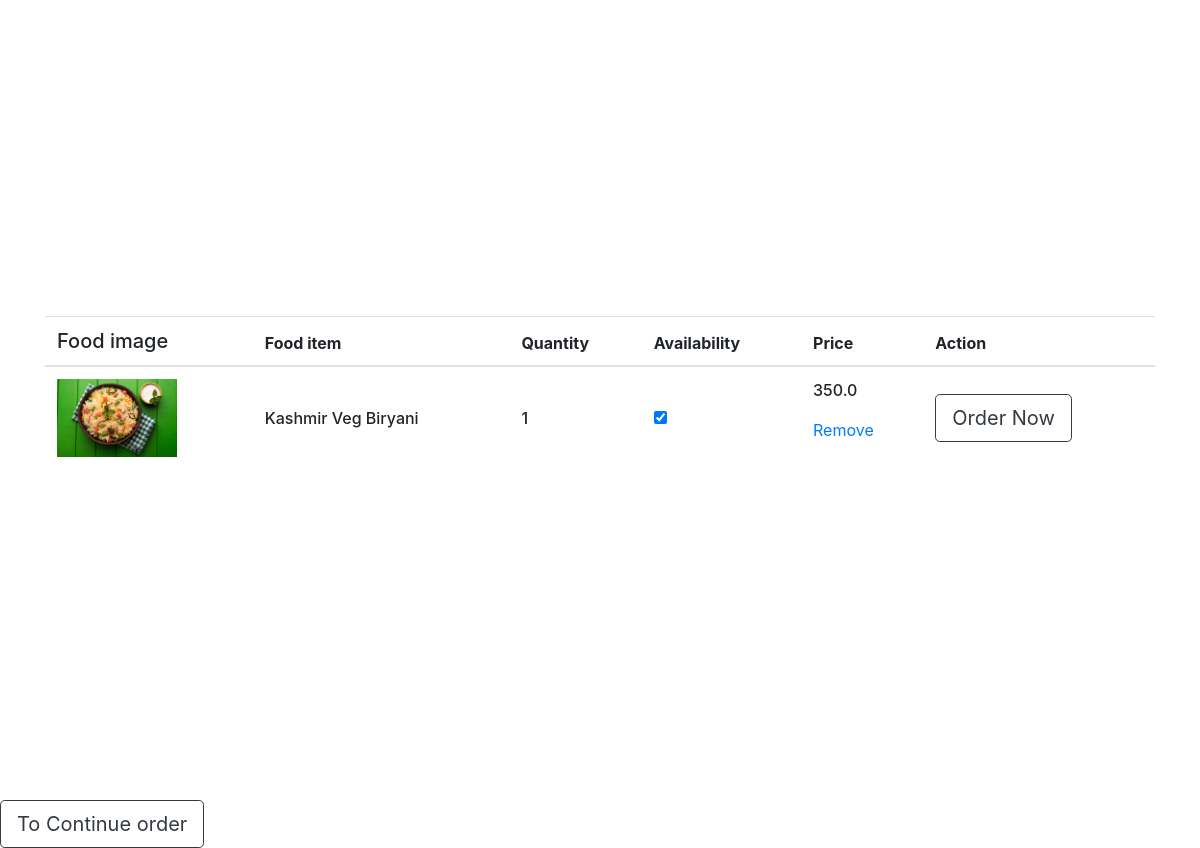
Page /viewcart/ (signed in) on the committed database.
### tomato/models.py (models this page shows, shortened)
class CartItem(models.Model):
	menu= models.ForeignKey(Menu, on_delete=models.CASCADE)
	quantity = models.PositiveIntegerField(default=0)
	user = models.ForeignKey(User, on_delete=models.CASCADE)
	date_added = models.DateTimeField(auto_now_add=True)

class Menu(models.Model):
    menu_id=models.IntegerField(primary_key=True)
    restaurent=models.ForeignKey(Restaurent,on_delete=models.CASCADE)
    item_name=models.CharField(max_length=30)
    item_price=models.FloatField()
    item_description=models.CharField(max_length=100)
    item_image=models.ImageField(upload_to='menu_images/')
    item_category=models.CharField(max_length=30)
    is_available=models.BooleanField()
    quantity = models.PositiveIntegerField(default=1)

### tomato/views.py (the view)
# urls.py: path('viewcart/',view_cart,name='viewcart'),
def view_cart(request):
    cart_items = CartItem.objects.filter(user=request.user)
    total_price = sum(item.menu.item_price * item.quantity for item in cart_items)
    return render(request, 'cart1.html', {'cart_items': cart_items, 'total_price': total_price})

### template/cart1.html (shortened to what this page needs)
{% load bootstrap4 %}
{% bootstrap_css %}
<!DOCTYPE html>
<html lang="en">
<head>
</head>
<body>
    <section class="h-100 h-custom">
        <div class="container h-100 py-5">
          <div class="row d-flex justify-content-center align-items-center h-100">
            <div class="col">
              <div class="table-responsive">
                <table class="table">
                  <thead>
                    {% for i in cart_items %}
                    <tr>
                      <th scope="col" class="h5">Food image</th>
                      <th scope="col">Food item</th>
                      <th scope="col">Quantity</th>
                      <th scope="col">Availability</th>
                      <th scope="col">Price</th>
                      <th scope="col">Action</th>
                    </tr>
                  </thead>
                  <tbody>
                    <tr>
                      <th scope="row">
                        <div class="d-flex align-items-center">
                          <img src="{{ i.menu.item_image.url }}" class="img-fluid rounded-3"
                            style="width: 120px;" alt="Book">
                        </div>
                      </th>
                      <td class="align-middle">
                        <p class="mb-0" style="font-weight: 500;">{{ i.menu.item_name }}</p>
                      </td>
                      <td class="align-middle">
                        <p class="mb-0" style="font-weight: 500;">{{ i.menu.quantity }}</p>
                      </td>
                      <td class="align-middle">
                        <input type="checkbox" name="" id="" checked="{{ i.is_available }}" >
                      </td>
                      <td class="align-middle">
                        <p class="mb-0" style="font-weight: 500;">{{ i.menu.item_price }} </p><br>
                        <p><a href="{% url 'tomato:remove_from_cart' i.menu_id %}"> Remove</a></p>
                      </td>
                      <td class="align-middle">
                        <a data-mdb-ripple-init class="btn btn-outline-dark btn-lg" href="{% url 'tomato:order' i.menu_id %}" role="button"
                          >Order Now</a>
                      </td>
                    </tr>
                    {% endfor %}
                  </tbody>
                </table>
            </div>
        </div>
    </section>
    <a data-mdb-ripple-init class="btn btn-outline-dark btn-lg" href="{% url 'tomato:res' %}" role="button"
                >To Continue order</a>
</body>
</html>

### template/cart1.html (style rules this page uses)
@media (min-width: 1025px) { .h-custom { height: 100vh !important; } }

### rows in the picture
CartItem: menu.item_image (picture), menu.item_name "Kashmir Veg Biryani", menu.quantity "1", menu.item_price "350.0"
